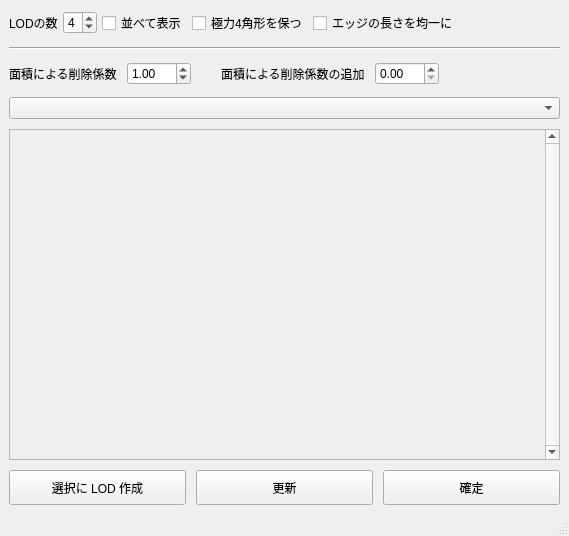
<?xml version="1.0" encoding="UTF-8"?>
<ui version="4.0">
 <class>MainWindow</class>
 <widget class="QMainWindow" name="MainWindow">
  <property name="geometry">
   <rect>
    <x>0</x>
    <y>0</y>
    <width>569</width>
    <height>536</height>
   </rect>
  </property>
  <property name="windowTitle">
   <string>MainWindow</string>
  </property>
  <widget class="QWidget" name="centralwidget">
   <layout class="QVBoxLayout" name="verticalLayout_2">
    <item>
     <layout class="QVBoxLayout" name="verticalLayout">
      <property name="spacing">
       <number>10</number>
      </property>
      <item>
       <layout class="QHBoxLayout" name="horizontalLayout_2">
        <property name="spacing">
         <number>5</number>
        </property>
        <property name="topMargin">
         <number>2</number>
        </property>
        <property name="bottomMargin">
         <number>2</number>
        </property>
        <item>
         <layout class="QHBoxLayout" name="horizontalLayout">
          <item>
           <widget class="QLabel" name="label">
            <property name="minimumSize">
             <size>
              <width>0</width>
              <height>0</height>
             </size>
            </property>
            <property name="text">
             <string>LODの数</string>
            </property>
           </widget>
          </item>
          <item>
           <widget class="QSpinBox" name="lodNumSpinBox">
            <property name="minimumSize">
             <size>
              <width>0</width>
              <height>0</height>
             </size>
            </property>
            <property name="maximumSize">
             <size>
              <width>60</width>
              <height>16777215</height>
             </size>
            </property>
            <property name="minimum">
             <number>1</number>
            </property>
            <property name="maximum">
             <number>7</number>
            </property>
            <property name="value">
             <number>4</number>
            </property>
           </widget>
          </item>
         </layout>
        </item>
        <item>
         <widget class="QCheckBox" name="viewAlignCheckBox">
          <property name="text">
           <string>並べて表示</string>
          </property>
         </widget>
        </item>
        <item>
         <widget class="QCheckBox" name="QuadCheckBox">
          <property name="text">
           <string>極力4角形を保つ</string>
          </property>
         </widget>
        </item>
        <item>
         <widget class="QCheckBox" name="equalizeLengthCheckBox">
          <property name="text">
           <string>エッジの長さを均一に</string>
          </property>
         </widget>
        </item>
        <item>
         <spacer name="horizontalSpacer_3">
          <property name="orientation">
           <enum>Qt::Horizontal</enum>
          </property>
          <property name="sizeHint" stdset="0">
           <size>
            <width>40</width>
            <height>20</height>
           </size>
          </property>
         </spacer>
        </item>
       </layout>
      </item>
      <item>
       <widget class="Line" name="line">
        <property name="orientation">
         <enum>Qt::Horizontal</enum>
        </property>
       </widget>
      </item>
      <item>
       <layout class="QHBoxLayout" name="horizontalLayout_5">
        <property name="spacing">
         <number>30</number>
        </property>
        <property name="topMargin">
         <number>2</number>
        </property>
        <property name="rightMargin">
         <number>30</number>
        </property>
        <property name="bottomMargin">
         <number>2</number>
        </property>
        <item>
         <layout class="QHBoxLayout" name="horizontalLayout_3">
          <property name="spacing">
           <number>10</number>
          </property>
          <item>
           <widget class="QLabel" name="label_2">
            <property name="text">
             <string>面積による削除係数</string>
            </property>
           </widget>
          </item>
          <item>
           <widget class="QDoubleSpinBox" name="thresholdSpinBox">
            <property name="minimumSize">
             <size>
              <width>0</width>
              <height>0</height>
             </size>
            </property>
            <property name="maximumSize">
             <size>
              <width>70</width>
              <height>16777215</height>
             </size>
            </property>
            <property name="maximum">
             <double>999.990000000000009</double>
            </property>
            <property name="value">
             <double>1.000000000000000</double>
            </property>
           </widget>
          </item>
         </layout>
        </item>
        <item>
         <layout class="QHBoxLayout" name="horizontalLayout_4">
          <property name="spacing">
           <number>10</number>
          </property>
          <item>
           <widget class="QLabel" name="label_3">
            <property name="text">
             <string>面積による削除係数の追加</string>
            </property>
           </widget>
          </item>
          <item>
           <widget class="QDoubleSpinBox" name="thresholdAddSpinBox">
            <property name="maximumSize">
             <size>
              <width>70</width>
              <height>16777215</height>
             </size>
            </property>
            <property name="maximum">
             <double>999.990000000000009</double>
            </property>
           </widget>
          </item>
         </layout>
        </item>
        <item>
         <spacer name="horizontalSpacer_2">
          <property name="orientation">
           <enum>Qt::Horizontal</enum>
          </property>
          <property name="sizeHint" stdset="0">
           <size>
            <width>40</width>
            <height>20</height>
           </size>
          </property>
         </spacer>
        </item>
       </layout>
      </item>
      <item>
       <widget class="QComboBox" name="selectHDAConboBox"/>
      </item>
      <item>
       <widget class="QScrollArea" name="lodscrollArea">
        <property name="minimumSize">
         <size>
          <width>0</width>
          <height>0</height>
         </size>
        </property>
        <property name="maximumSize">
         <size>
          <width>16777215</width>
          <height>16777215</height>
         </size>
        </property>
        <property name="verticalScrollBarPolicy">
         <enum>Qt::ScrollBarAlwaysOn</enum>
        </property>
        <property name="widgetResizable">
         <bool>true</bool>
        </property>
        <widget class="QWidget" name="scrollAreaWidgetContents">
         <property name="geometry">
          <rect>
           <x>0</x>
           <y>0</y>
           <width>522</width>
           <height>294</height>
          </rect>
         </property>
         <layout class="QVBoxLayout" name="verticalLayout_4">
          <item>
           <layout class="QVBoxLayout" name="lodBoxLayouts">
            <property name="rightMargin">
             <number>0</number>
            </property>
           </layout>
          </item>
         </layout>
        </widget>
       </widget>
      </item>
      <item>
       <layout class="QHBoxLayout" name="horizontalLayout_6">
        <item>
         <widget class="QPushButton" name="createLodFromSelectionButton">
          <property name="minimumSize">
           <size>
            <width>0</width>
            <height>35</height>
           </size>
          </property>
          <property name="text">
           <string>選択に LOD 作成</string>
          </property>
         </widget>
        </item>
        <item>
         <widget class="QPushButton" name="checkPolyCountButton">
          <property name="minimumSize">
           <size>
            <width>0</width>
            <height>35</height>
           </size>
          </property>
          <property name="text">
           <string>更新</string>
          </property>
         </widget>
        </item>
        <item>
         <widget class="QPushButton" name="createLodButton">
          <property name="minimumSize">
           <size>
            <width>0</width>
            <height>35</height>
           </size>
          </property>
          <property name="text">
           <string>確定</string>
          </property>
         </widget>
        </item>
       </layout>
      </item>
     </layout>
    </item>
   </layout>
  </widget>
  <widget class="QMenuBar" name="menubar">
   <property name="geometry">
    <rect>
     <x>0</x>
     <y>0</y>
     <width>569</width>
     <height>26</height>
    </rect>
   </property>
  </widget>
  <widget class="QStatusBar" name="statusbar"/>
 </widget>
 <resources/>
 <connections/>
</ui>
